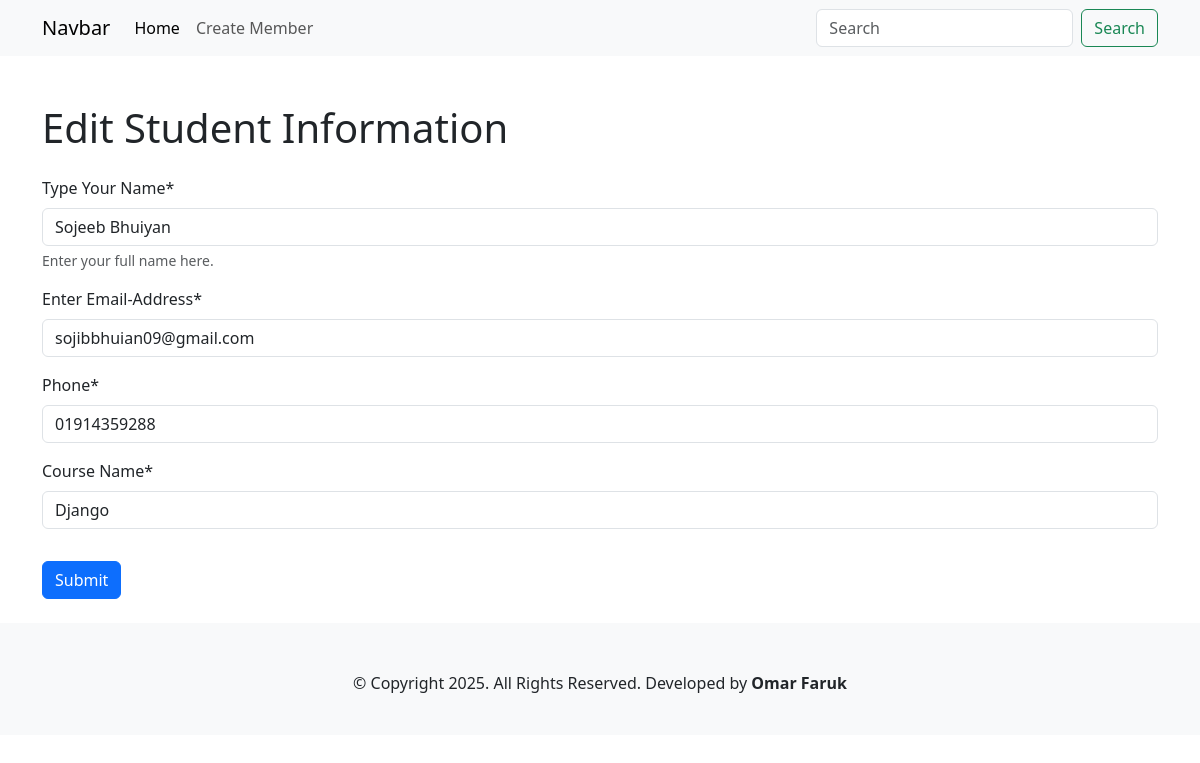
Page /edit/2/ on the committed database.
### student/models.py (models this page shows)
class Student(models.Model):
    name = models.CharField(max_length=50, null=True)
    email = models.EmailField(null=True)
    phone = models.CharField(max_length=20, null=True)
    course = models.CharField(max_length=100, null=True)

### student/views.py (the view, shortened to what this page needs)
# urls.py: path('edit/<int:id>/', views.MemberUpdateView.as_view(), name='edit'),
class MemberUpdateView(UpdateView):
    model = Student
    form_class = MemberForm
    template_name = 'student_pages/create.html'
    pk_url_kwarg = 'id'
    success_url = reverse_lazy('home')
    def get_context_data(self, **kwargs):
        context = super().get_context_data(**kwargs)
        context['edit'] = True
        return context

### student/forms.py
class MemberForm(forms.ModelForm):
    class Meta:
        model = Student  # Specify the model to use
        fields = '__all__'  # Use all fields from the model
        labels = {
            'name': 'Type Your Name',  # Label for the 'name' field
            'email': 'Enter Email-Address',  # Label for the 'age' field
            'course': 'Course Name',  # Label for the 'age' field
        }
        help_texts = {
            'name': 'Enter your full name here.',
        }

### student/context_processors.py (called while the page is built)
def site_info(request):
    return {
        "footer_text": mark_safe("© Copyright 2025. All Rights Reserved. Developed by <b>Omar Faruk</b>"),
    }

### student/templates/student_pages/create.html (shortened to what this page needs)
{% extends "components/base.html" %}
{% block content %}
{% load crispy_forms_tags %}
{% if edit %}
<h1 class="container mt-5 mb-4">Edit Student Information</h1>
{% else %}
<h1 class="container mt-5 mb-4">Create a New Student</h1>
{% endif %}
<div class="container">
<form method="post" enctype="multipart/form-data">
    {{ form | crispy }}
    <button type="submit" class="btn btn-primary mt-3">Submit</button>
</form>
</div>
{% endblock %}

### rows in the picture
Student: name "Sojeeb Bhuiyan", email "sojibbhuian09@gmail.com", phone "01914359288", course "Django"

### other values in the picture
{{ footer_text }} "© Copyright 2025. All Rights Reserved. Developed by Omar Faruk"
